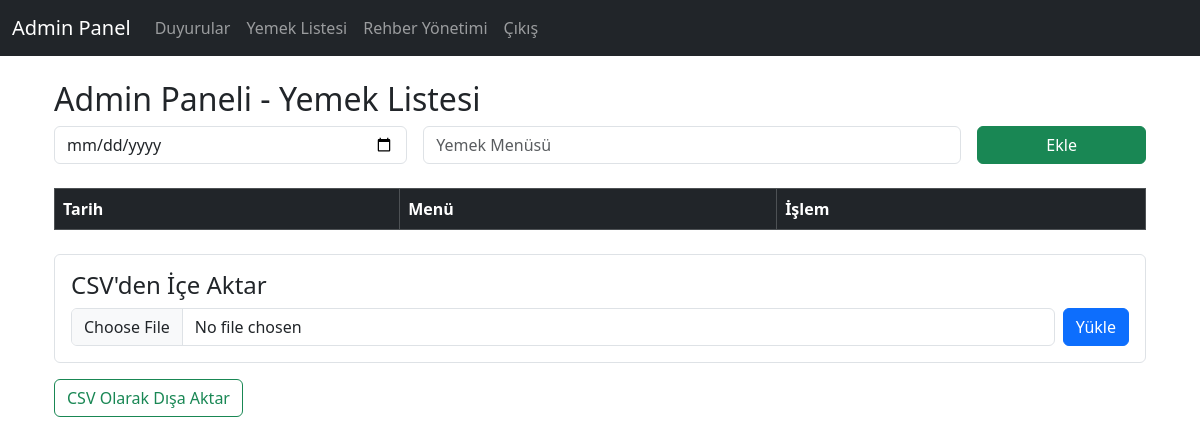
/admin/yemek-listesi, run on an earlier commit of the app's database.
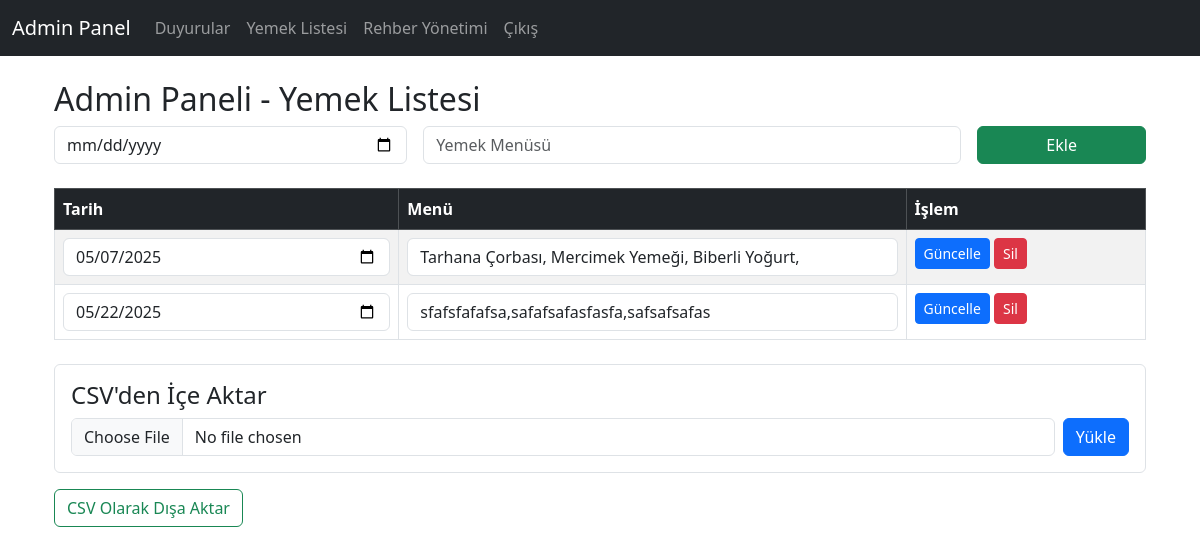
And on a later commit of the database.
### tables this page shows
CREATE TABLE yemekler (
    id INTEGER PRIMARY KEY AUTOINCREMENT,
    tarih TEXT NOT NULL,
    menu TEXT NOT NULL
);

### app.py (the view)
@app.route('/admin/yemek-listesi')
def admin_yemek_listesi():
    conn = get_db_connection()
    yemekler = conn.execute('SELECT * FROM yemekler ORDER BY tarih').fetchall()
    conn.close()
    return render_template_tarihli('panel_template/yemek_edit.html', yemekler=yemekler)

### app.py (called while the page is built)
def get_db_connection():
    conn = sqlite3.connect('rehber.db')
    conn.row_factory = sqlite3.Row
    return conn

def tarih_formatla(tarih):
    if isinstance(tarih, datetime):
        return tarih.strftime('%d.%m.%Y')
    elif isinstance(tarih, str):
        try:
            dt = datetime.fromisoformat(tarih)  # '2024-05-19' gibi ise
            return dt.strftime('%d.%m.%Y')
        except:
            return tarih
    return tarih

def recursive_format(value):
    if isinstance(value, list):
        return [recursive_format(v) for v in value]
    elif isinstance(value, dict):
        return {k: recursive_format(v) for k, v in value.items()}
    else:
        return tarih_formatla(value)

def render_template_tarihli(template_name, **context):
    formatted_context = {k: recursive_format(v) for k, v in context.items()}
    return render_template(template_name, **formatted_context)

### templates/panel_template/yemek_edit.html (shortened to what this page needs)
{% extends "panel_template/base_admin_panel.html" %}
{% block content %}
<div class="container mt-4">
    <h2>Admin Paneli - Yemek Listesi</h2>
    <form method="POST" action="/admin/yemek-ekle" class="row g-3 mb-4">
        <div class="col-md-4">
            <input type="date" name="tarih" class="form-control" required>
        </div>
        <div class="col-md-6">
            <input type="text" name="menu" class="form-control" placeholder="Yemek Menüsü" required>
        </div>
        <div class="col-md-2">
            <button type="submit" class="btn btn-success w-100">Ekle</button>
        </div>
    </form>
    <form method="POST" action="/admin/yemek-guncelle">
        <table class="table table-bordered table-striped">
            <thead class="table-dark">
                <tr>
                    <th>Tarih</th>
                    <th>Menü</th>
                    <th>İşlem</th>
                </tr>
            </thead>
            <tbody>
                {% for yemek in yemekler %}
                <tr>
                    <td>
                        <input type="date" class="form-control" name="tarih_{{ yemek['id'] }}" value="{{ yemek['tarih'] }}">
                    </td>
                    <td>
                        <input type="text" class="form-control" name="menu_{{ yemek['id'] }}" value="{{ yemek['menu'] }}">
                    </td>
                    <td>
                        <button type="submit" name="guncelle_id" value="{{ yemek['id'] }}" class="btn btn-primary btn-sm">Güncelle</button>
                        <a href="{{ url_for('admin_yemek_sil', yemek_id=yemek['id']) }}" class="btn btn-danger btn-sm" onclick="return confirm('Silmek istediğinizden emin misiniz?')">Sil</a>
                    </td>
                </tr>
                {% endfor %}
            </tbody>
        </table>
    </form>
    <div class="border p-3 mt-4 rounded">
        <h4>CSV'den İçe Aktar</h4>
        <form method="POST" action="/admin/yemek-import" enctype="multipart/form-data" class="d-flex align-items-center gap-2">
            <input type="file" name="csv_file" accept=".csv" class="form-control" required>
            <button type="submit" class="btn btn-primary">Yükle</button>
        </form>
    </div>
    <div class="mt-3">
        <a href="{{ url_for('admin_yemek_export') }}" class="btn btn-outline-success">CSV Olarak Dışa Aktar</a>
    </div>
</div>
{% endblock %}

What changed in the data, as far as the page shows it:
added yemekler: tarih "05/07/2025", menu "Tarhana Çorbası, Mercimek Yemeği, Biberli Yoğurt,", {{ yemek['id'] }} 6 (drawn)
added yemekler: tarih "05/22/2025", menu "sfafsfafafsa,safafsafasfasfa,safsafsafas", {{ yemek['id'] }} 7 (drawn)
